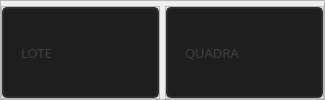
              <widget class="QFrame" name="frame_35">
               <property name="frameShape">
                <enum>QFrame::StyledPanel</enum>
               </property>
               <property name="frameShadow">
                <enum>QFrame::Raised</enum>
               </property>
               <layout class="QHBoxLayout" name="horizontalLayout_27">
                <property name="spacing">
                 <number>5</number>
                </property>
                <property name="leftMargin">
                 <number>0</number>
                </property>
                <property name="topMargin">
                 <number>5</number>
                </property>
                <property name="rightMargin">
                 <number>0</number>
                </property>
                <property name="bottomMargin">
                 <number>0</number>
                </property>
                <item>
                 <widget class="QFrame" name="frame_42">
                  <property name="frameShape">
                   <enum>QFrame::StyledPanel</enum>
                  </property>
                  <property name="frameShadow">
                   <enum>QFrame::Raised</enum>
                  </property>
                  <layout class="QHBoxLayout" name="horizontalLayout_47">
                   <property name="spacing">
                    <number>0</number>
                   </property>
                   <property name="leftMargin">
                    <number>0</number>
                   </property>
                   <property name="topMargin">
                    <number>0</number>
                   </property>
                   <property name="rightMargin">
                    <number>0</number>
                   </property>
                   <property name="bottomMargin">
                    <number>0</number>
                   </property>
                   <item>
                    <widget class="QLineEdit" name="txt_obralote">
                     <property name="sizePolicy">
                      <sizepolicy hsizetype="Expanding" vsizetype="Expanding">
                       <horstretch>0</horstretch>
                       <verstretch>0</verstretch>
                      </sizepolicy>
                     </property>
                     <property name="font">
                      <font>
                       <family>Quicksand</family>
                       <pointsize>10</pointsize>
                      </font>
                     </property>
                     <property name="styleSheet">
                      <string notr="true">QLineEdit{
	border: 2px solid rgb(45, 45, 45);
	border-radius: 5px;
	padding: 15px;
	background-color: rgb(30, 30, 30);
	color: rgb(100, 100, 100);
}
QLineEdit:hover{
	border: 2px solid rgb(55, 55, 55);
}
QLineEdit:focus{
	border: 2px solid rgb(255, 207, 0);
	color: rgb(200, 200, 200);
}</string>
                     </property>
                     <property name="maxLength">
                      <number>32</number>
                     </property>
                     <property name="placeholderText">
                      <string>LOTE</string>
                     </property>
                    </widget>
                   </item>
                  </layout>
                 </widget>
                </item>
                <item>
                 <widget class="QFrame" name="frame_43">
                  <property name="frameShape">
                   <enum>QFrame::StyledPanel</enum>
                  </property>
                  <property name="frameShadow">
                   <enum>QFrame::Raised</enum>
                  </property>
                  <layout class="QHBoxLayout" name="horizontalLayout_48">
                   <property name="spacing">
                    <number>0</number>
                   </property>
                   <property name="leftMargin">
                    <number>0</number>
                   </property>
                   <property name="topMargin">
                    <number>0</number>
                   </property>
                   <property name="rightMargin">
                    <number>0</number>
                   </property>
                   <property name="bottomMargin">
                    <number>0</number>
                   </property>
                   <item>
                    <widget class="QLineEdit" name="txt_obraquadra">
                     <property name="sizePolicy">
                      <sizepolicy hsizetype="Expanding" vsizetype="Expanding">
                       <horstretch>0</horstretch>
                       <verstretch>0</verstretch>
                      </sizepolicy>
                     </property>
                     <property name="font">
                      <font>
                       <family>Quicksand</family>
                       <pointsize>10</pointsize>
                      </font>
                     </property>
                     <property name="styleSheet">
                      <string notr="true">QLineEdit{
	border: 2px solid rgb(45, 45, 45);
	border-radius: 5px;
	padding: 15px;
	background-color: rgb(30, 30, 30);
	color: rgb(100, 100, 100);
}
QLineEdit:hover{
	border: 2px solid rgb(55, 55, 55);
}
QLineEdit:focus{
	border: 2px solid rgb(255, 207, 0);
	color: rgb(200, 200, 200);
}</string>
                     </property>
                     <property name="maxLength">
                      <number>32</number>
                     </property>
                     <property name="placeholderText">
                      <string>QUADRA</string>
                     </property>
                    </widget>
                   </item>
                  </layout>
                 </widget>
                </item>
               </layout>
              </widget>
